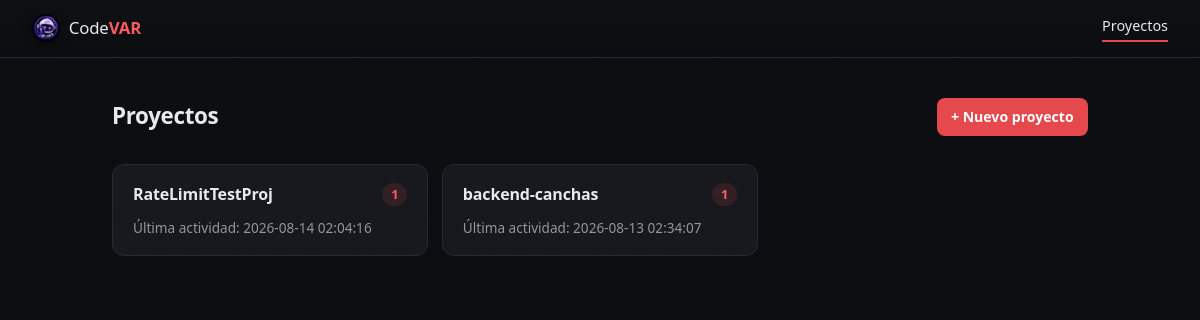
The page / on the database its author committed.
### app/models.py (models this page shows)
class Project(Base):
    __tablename__ = "projects"
    id = Column(Integer, primary_key=True)
    name = Column(String(100), unique=True, nullable=False)
    api_key = Column(String(64), unique=True, nullable=False)
    created_at = Column(DateTime, server_default=func.now())
    error_groups = relationship("ErrorGroup", cascade="all, delete-orphan")

class ErrorGroup(Base):
    __tablename__ = "error_groups"
    id = Column(Integer, primary_key=True)
    project_id = Column(Integer, ForeignKey("projects.id"))
    fingerprint = Column(String(64), nullable=False)
    exception_type = Column(String(200))
    file_path = Column(String(300))
    line_number = Column(Integer)
    first_seen = Column(DateTime, server_default=func.now())
    last_seen = Column(DateTime, server_default=func.now())
    event_count = Column(Integer, default=1)
    status = Column(String(20), default="unresolved")
    events = relationship(
        "ErrorEvent",
        order_by="ErrorEvent.occurred_at.desc()",
        cascade="all, delete-orphan",
    )
    __table_args__ = (UniqueConstraint("project_id", "fingerprint"),)

### app/main.py (the view)
@app.get("/")
def dashboard_projects_overview(request: Request, error: str = None, db: Session = Depends(get_db)):
    projects = db.query(Project).order_by(Project.name).all()
    overview = []
    for project in projects:
        error_groups = get_error_groups(db, project)
        overview.append(
            {
                "project": project,
                "error_count": len(error_groups),
                "last_seen": error_groups[0].last_seen if error_groups else None,
            }
        )
    return templates.TemplateResponse(
        request=request,
        name="projects_overview.html",
        context={"overview": overview, "error": error},
    )

### app/templates/projects_overview.html (shortened to what this page needs)
{% extends "base.html" %}
{% block content %}
<div class="page-header">
    <h2>Proyectos</h2>
    <details class="new-project" {% if error %}open{% endif %}>
        <summary class="btn-primary">+ Nuevo proyecto</summary>
    </details>
</div>
{% if overview %}
<div class="project-grid">
    {% for item in overview %}
    <a class="project-card" href="/dashboard?api_key={{ item.project.api_key }}">
        <div class="project-card-header">
            <span class="project-name">{{ item.project.name }}</span>
            <span class="badge">{{ item.error_count }}</span>
        </div>
        <p class="muted">
            {% if item.last_seen %}
                Última actividad: {{ item.last_seen }}
            {% else %}
                Sin errores registrados
            {% endif %}
        </p>
    </a>
    {% endfor %}
</div>
{% else %}
<div class="empty-state">
    <p>No hay proyectos registrados todavía.</p>
</div>
{% endif %}
{% endblock %}

### app/static/style.css (style rules this page uses)
:root { --bg: #0c0d10; --bg-alt: #0f1013; --surface: #16181d; --surface-raised: #1b1e24; --border: #262931; --border-strong: #33373f; --text: #e8e9ec; --muted: #90959f; --muted-dim: #6b7079; --accent: #e5484d; --accent-strong: #ff5c60; --accent-soft: rgba(229, 72, 77, 0.14); --ok: #3ecf8e; --ok-soft: rgba(62, 207, 142, 0.14); --shadow: 0 1px 2px rgba(0, 0, 0, 0.4), 0 8px 24px -12px rgba(229, 72, 77, 0.12); --radius-sm: 4px; --radius-md: 8px; --radius-lg: 12px; --ease: cubic-bezier(0.2, 0.6, 0.2, 1); }
* { box-sizing: border-box; }
html { scroll-behavior: smooth; }
body { font-family: ui-sans-serif, system-ui, -apple-system, "Segoe UI", Roboto, sans-serif; background: var(--bg); color: var(--text); margin: 0; line-height: 1.55; position: relative; }
body::before { content: ""; position: fixed; inset: 0; pointer-events: none; opacity: 0.035; mix-blend-mode: overlay; }
a { color: var(--accent-strong); text-decoration: none; transition: color 150ms var(--ease); }
h2 { margin: 0 0 0.25rem; font-size: 1.4rem; font-weight: 650; letter-spacing: -0.015em; text-wrap: balance; }
.badge { display: inline-flex; align-items: center; justify-content: center; min-width: 1.6em; padding: 0.1rem 0.55rem; border-radius: 999px; background: var(--accent-soft); color: var(--accent-strong); font-size: 0.8rem; font-weight: 600; font-variant-numeric: tabular-nums; }
.muted, .meta { color: var(--muted); }
.project-grid { display: grid; grid-template-columns: repeat(auto-fill, minmax(240px, 1fr)); gap: 0.85rem; margin-top: 1.25rem; }
.project-card { display: block; color: var(--text); background: var(--surface); border: 1px solid var(--border); border-radius: var(--radius-lg); padding: 1.1rem 1.25rem; transition: border-color 150ms var(--ease), transform 150ms var(--ease), box-shadow 150ms var(--ease); }
.project-card-header { display: flex; align-items: center; justify-content: space-between; gap: 0.75rem; }
.project-name { font-weight: 600; letter-spacing: -0.01em; }
.project-card p { margin: 0.6rem 0 0; font-size: 0.85rem; }
.page-header { display: flex; align-items: center; justify-content: space-between; gap: 1rem; flex-wrap: wrap; margin-bottom: 1.75rem; }
.page-header h2 { margin: 0; }
.new-project, .rename-project { position: relative; }
.btn-primary { display: inline-flex; align-items: center; list-style: none; cursor: pointer; background: var(--accent); color: #fff; font-weight: 600; font-size: 0.88rem; padding: 0.5rem 0.9rem; border-radius: var(--radius-md); transition: background 150ms var(--ease), transform 80ms var(--ease); }

### rows shown on the page
Project: project.name "RateLimitTestProj"
ErrorGroup: last_seen "2026-08-14 02:04:16"
Project: project.name "backend-canchas"
ErrorGroup: last_seen "2026-08-13 02:34:07"

### other values the page prints
{{ item.error_count }} "1" "1"
